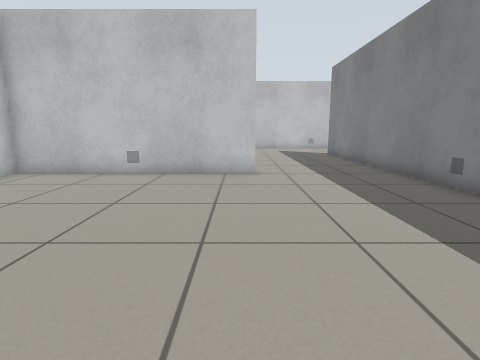
View 1 (above)

17 first-person views from a walk through a world built for the Gazebo simulator. The camera is 0.72 m above the floor, tilts 10° down and sees 80° across. The floor is counted in squares, 0.5 m on a side. Each view is taken from the middle of a square. On the plan, view 1 faces up. The plan holds only what a view shows up to about 14 squares ahead; the rest is blank.

View 2
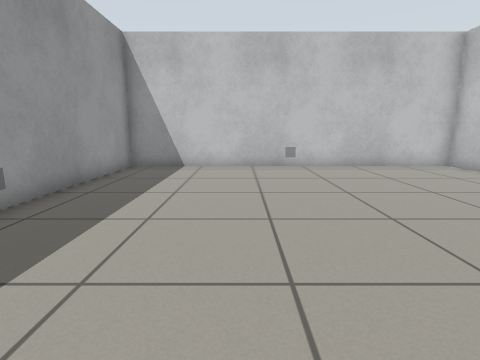

View 3
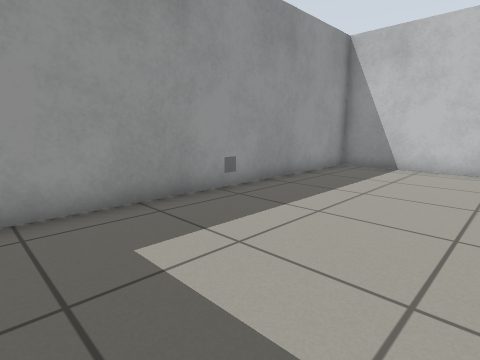

View 4
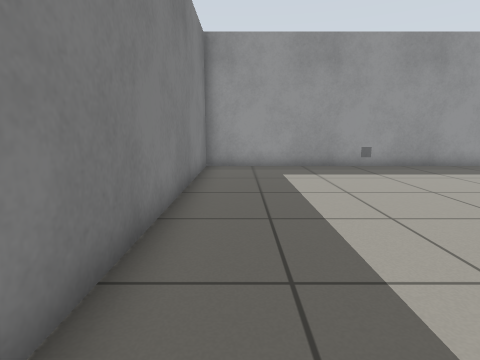

View 5
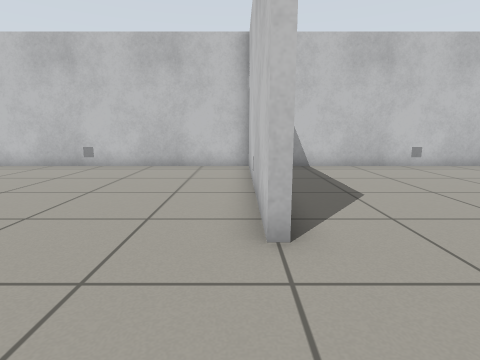

View 6
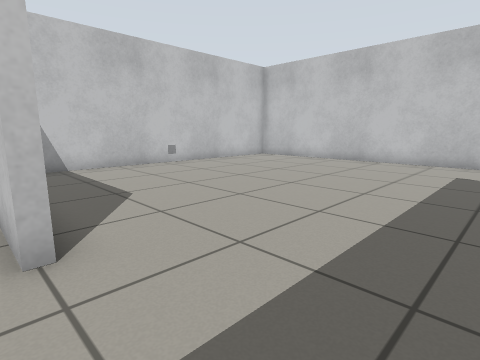

View 7
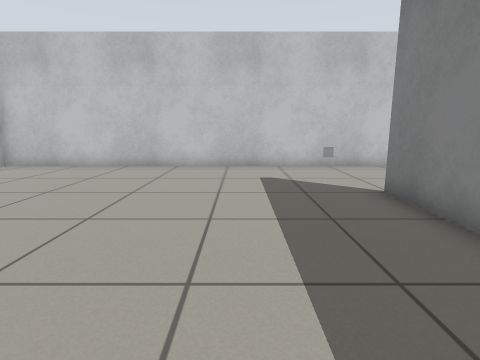

View 8
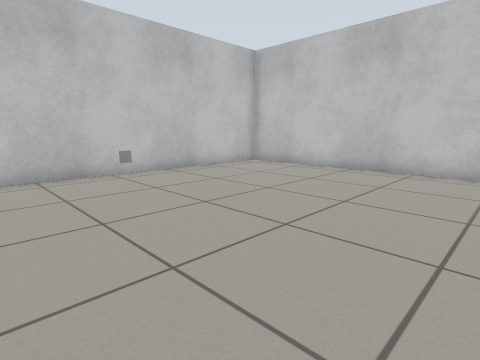

View 9
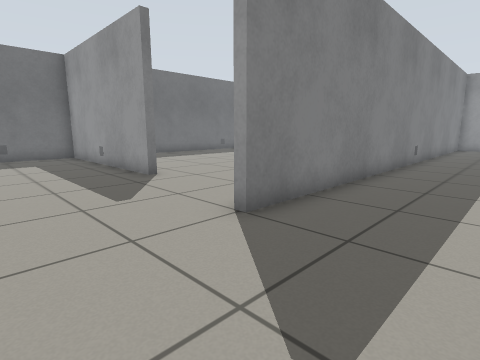

View 10
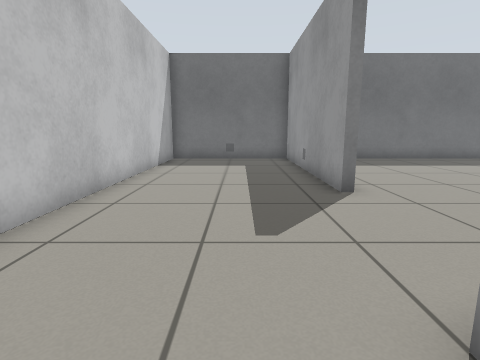

View 11
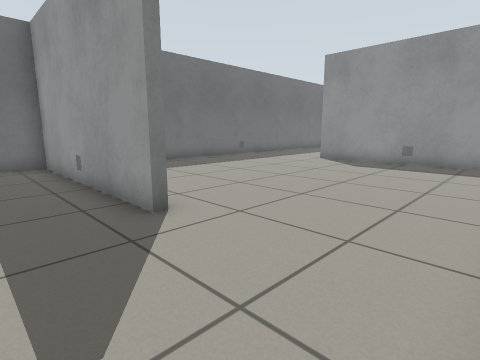

View 12
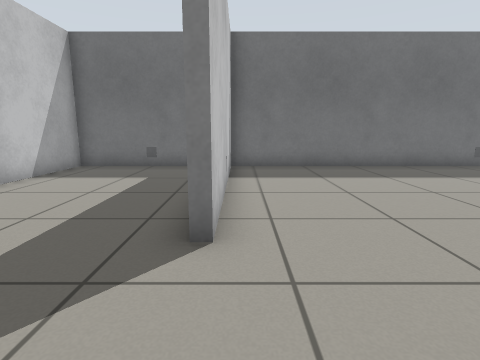

View 13
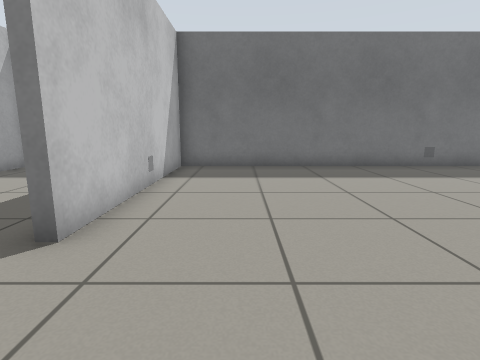

View 14
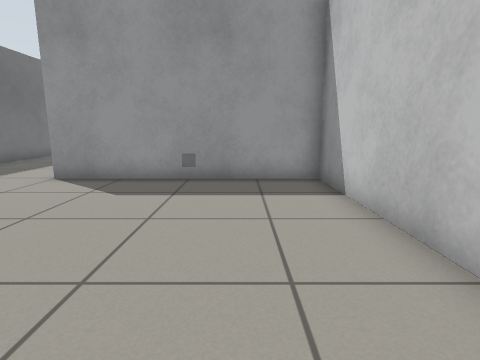

View 15
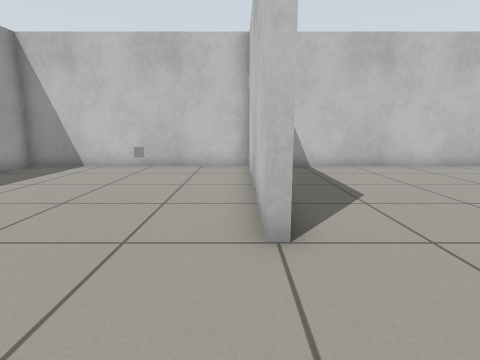

View 16
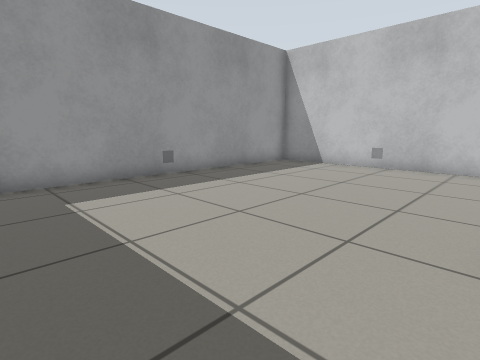

View 17
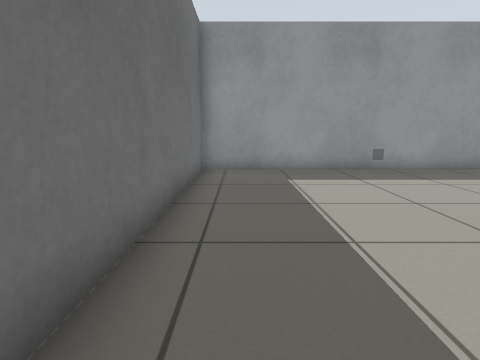

### Floor plan
Ten units are one square. View 1 is at (0, 0); x grows to the right and y downward. Boxes are objects, and circles mark ways between rooms. Rooms are numbered by the first view taken in them; rooms with no view inside come last. Other rooms are left out.
<svg viewBox="-78 -229 266 267">
<path fill="none" stroke="#000" d="M5 -98 5 -94 -73 -94 -73 33 53 33 53 -96M44 -224 -73 -224 -73 -110M53 -96 53 -175M105 -163 105 -166 183 -166 183 -224 44 -224M53 -175 58 -175M56 -145 56 -56 135 -56M183 -54 183 -163 105 -163M135 -56 135 -54 56 -54 56 33 183 33 183 -54"/>
<circle cx="25" cy="-100" r="3" fill="#2a7"/>
<circle cx="50" cy="-200" r="3" fill="#2a7"/>
<circle cx="80" cy="-170" r="3" fill="#2a7"/>
<circle cx="160" cy="-60" r="3" fill="#2a7"/>
<text x="-20" y="-30">1</text>
<text x="-10" y="-160">2</text>
<text x="110" y="-200">3</text>
<text x="120" y="-110">4</text>
<text x="120" y="-10">5</text>
</svg>
Room 1 opens to room 2. Room 2 opens to room 3. Room 3 opens to room 4. Room 4 opens to room 5.

Where each view was taken, in squares from view 1:
view 1: 0 up, 0 right, facing up
view 2: 1 up, 4 right, facing left
view 3: 2 up, 4 right, facing down-left
view 4: 8 up, 4 right, facing down
view 5: 9 up, 4 right, facing left
view 6: 9 up, 4 right, facing up-left
view 7: 11 up, 2 right, facing up
view 8: 12 up, 2 right, facing up-left
view 9: 21 up, 2 right, facing down-right
view 10: 19 up, 4 right, facing right
view 11: 19 up, 6 right, facing down-right
view 12: 16 up, 7 right, facing right
view 13: 14 up, 7 right, facing right
view 14: 14 up, 8 right, facing down
view 15: 5 up, 17 right, facing left
view 16: 5 up, 17 right, facing down-left
view 17: 7 up, 17 right, facing down
